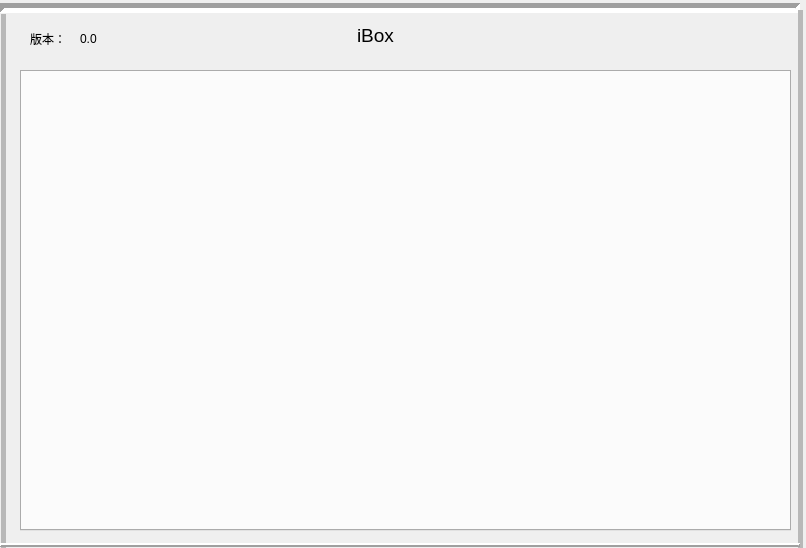
<?xml version="1.0" encoding="UTF-8"?>
<ui version="4.0">
 <class>BUS_BoxDlg</class>
 <widget class="QDialog" name="BUS_BoxDlg">
  <property name="geometry">
   <rect>
    <x>0</x>
    <y>0</y>
    <width>806</width>
    <height>548</height>
   </rect>
  </property>
  <property name="contextMenuPolicy">
   <enum>Qt::PreventContextMenu</enum>
  </property>
  <property name="windowTitle">
   <string>helloworld</string>
  </property>
  <property name="styleSheet">
   <string notr="true"/>
  </property>
  <property name="modal">
   <bool>false</bool>
  </property>
  <widget class="QLabel" name="titleLab">
   <property name="geometry">
    <rect>
     <x>290</x>
     <y>20</y>
     <width>171</width>
     <height>31</height>
    </rect>
   </property>
   <property name="font">
    <font>
     <pointsize>14</pointsize>
    </font>
   </property>
   <property name="text">
    <string>iBox</string>
   </property>
   <property name="alignment">
    <set>Qt::AlignCenter</set>
   </property>
  </widget>
  <widget class="QPushButton" name="pushButton">
   <property name="geometry">
    <rect>
     <x>740</x>
     <y>20</y>
     <width>51</width>
     <height>41</height>
    </rect>
   </property>
   <property name="font">
    <font>
     <pointsize>25</pointsize>
    </font>
   </property>
   <property name="styleSheet">
    <string notr="true">background-color: rgb(200, 200, 200);</string>
   </property>
   <property name="text">
    <string/>
   </property>
   <property name="icon">
    <iconset>
     <normaloff>:/new/prefix1/image/close.png</normaloff>:/new/prefix1/image/close.png</iconset>
   </property>
   <property name="iconSize">
    <size>
     <width>41</width>
     <height>41</height>
    </size>
   </property>
   <property name="autoDefault">
    <bool>false</bool>
   </property>
   <property name="flat">
    <bool>true</bool>
   </property>
  </widget>
  <widget class="Line" name="line">
   <property name="geometry">
    <rect>
     <x>0</x>
     <y>0</y>
     <width>800</width>
     <height>16</height>
    </rect>
   </property>
   <property name="frameShadow">
    <enum>QFrame::Sunken</enum>
   </property>
   <property name="lineWidth">
    <number>5</number>
   </property>
   <property name="orientation">
    <enum>Qt::Horizontal</enum>
   </property>
  </widget>
  <widget class="Line" name="line_2">
   <property name="geometry">
    <rect>
     <x>-7</x>
     <y>14</y>
     <width>20</width>
     <height>540</height>
    </rect>
   </property>
   <property name="frameShadow">
    <enum>QFrame::Raised</enum>
   </property>
   <property name="lineWidth">
    <number>0</number>
   </property>
   <property name="midLineWidth">
    <number>5</number>
   </property>
   <property name="orientation">
    <enum>Qt::Vertical</enum>
   </property>
  </widget>
  <widget class="Line" name="line_3">
   <property name="geometry">
    <rect>
     <x>790</x>
     <y>10</y>
     <width>20</width>
     <height>540</height>
    </rect>
   </property>
   <property name="frameShadow">
    <enum>QFrame::Raised</enum>
   </property>
   <property name="lineWidth">
    <number>0</number>
   </property>
   <property name="midLineWidth">
    <number>5</number>
   </property>
   <property name="orientation">
    <enum>Qt::Vertical</enum>
   </property>
  </widget>
  <widget class="Line" name="line_4">
   <property name="geometry">
    <rect>
     <x>0</x>
     <y>535</y>
     <width>800</width>
     <height>20</height>
    </rect>
   </property>
   <property name="frameShadow">
    <enum>QFrame::Raised</enum>
   </property>
   <property name="lineWidth">
    <number>2</number>
   </property>
   <property name="orientation">
    <enum>Qt::Horizontal</enum>
   </property>
  </widget>
  <widget class="QLabel" name="label">
   <property name="geometry">
    <rect>
     <x>30</x>
     <y>30</y>
     <width>41</width>
     <height>17</height>
    </rect>
   </property>
   <property name="text">
    <string>版本：</string>
   </property>
  </widget>
  <widget class="QLabel" name="version">
   <property name="geometry">
    <rect>
     <x>80</x>
     <y>30</y>
     <width>67</width>
     <height>17</height>
    </rect>
   </property>
   <property name="text">
    <string>0.0</string>
   </property>
  </widget>
  <widget class="QTabWidget" name="tabWidget">
   <property name="geometry">
    <rect>
     <x>20</x>
     <y>70</y>
     <width>771</width>
     <height>461</height>
    </rect>
   </property>
   <property name="currentIndex">
    <number>-1</number>
   </property>
  </widget>
 </widget>
 <resources/>
 <connections/>
</ui>
